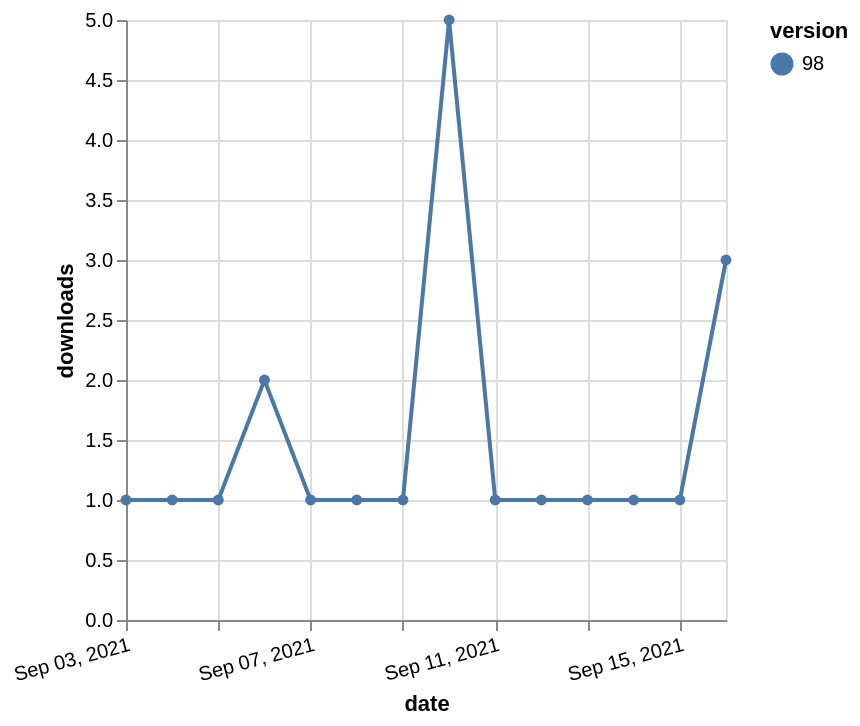

Write the Vega-Lite specification saved for this chart.
### Vega-Lite specification from a JSON file in a GitHub repository (floating-point values rounded to 4 significant figures)
{"$schema": "https://vega.github.io/schema/vega-lite/v5.json", "description": "A simple bar chart with embedded data.", "data": {"values": [{"date": "2021-09-03", "total": 322, "delta": 1, "version": "98"}, {"date": "2021-09-04", "total": 323, "delta": 1, "version": "98"}, {"date": "2021-09-05", "total": 324, "delta": 1, "version": "98"}, {"date": "2021-09-06", "total": 326, "delta": 2, "version": "98"}, {"date": "2021-09-07", "total": 327, "delta": 1, "version": "98"}, {"date": "2021-09-08", "total": 328, "delta": 1, "version": "98"}, {"date": "2021-09-09", "total": 329, "delta": 1, "version": "98"}, {"date": "2021-09-10", "total": 334, "delta": 5, "version": "98"}, {"date": "2021-09-11", "total": 335, "delta": 1, "version": "98"}, {"date": "2021-09-12", "total": 336, "delta": 1, "version": "98"}, {"date": "2021-09-13", "total": 337, "delta": 1, "version": "98"}, {"date": "2021-09-14", "total": 338, "delta": 1, "version": "98"}, {"date": "2021-09-15", "total": 339, "delta": 1, "version": "98"}, {"date": "2021-09-16", "total": 342, "delta": 3, "version": "98"}]}, "width": "container", "mark": {"type": "line", "point": {"filled": true}}, "encoding": {"x": {"field": "date", "type": "temporal", "timeUnit": "yearmonthdate", "title": "date", "axis": {"labelAngle": -15}}, "y": {"field": "delta", "type": "quantitative", "title": "downloads"}, "color": {"field": "version", "type": "nominal"}, "tooltip": {"field": "delta"}}}
